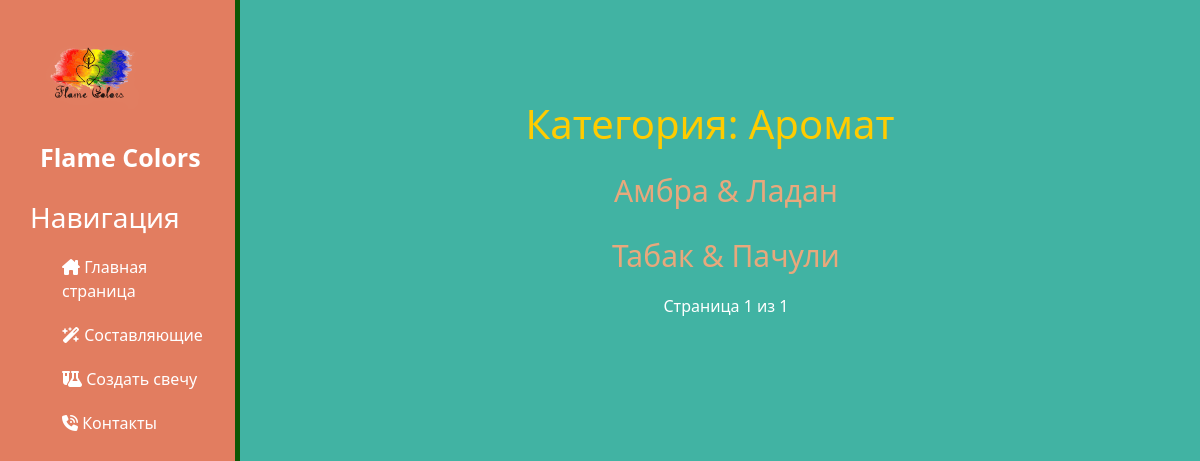
/aromat/?page=3, run on an earlier commit of the app's database.
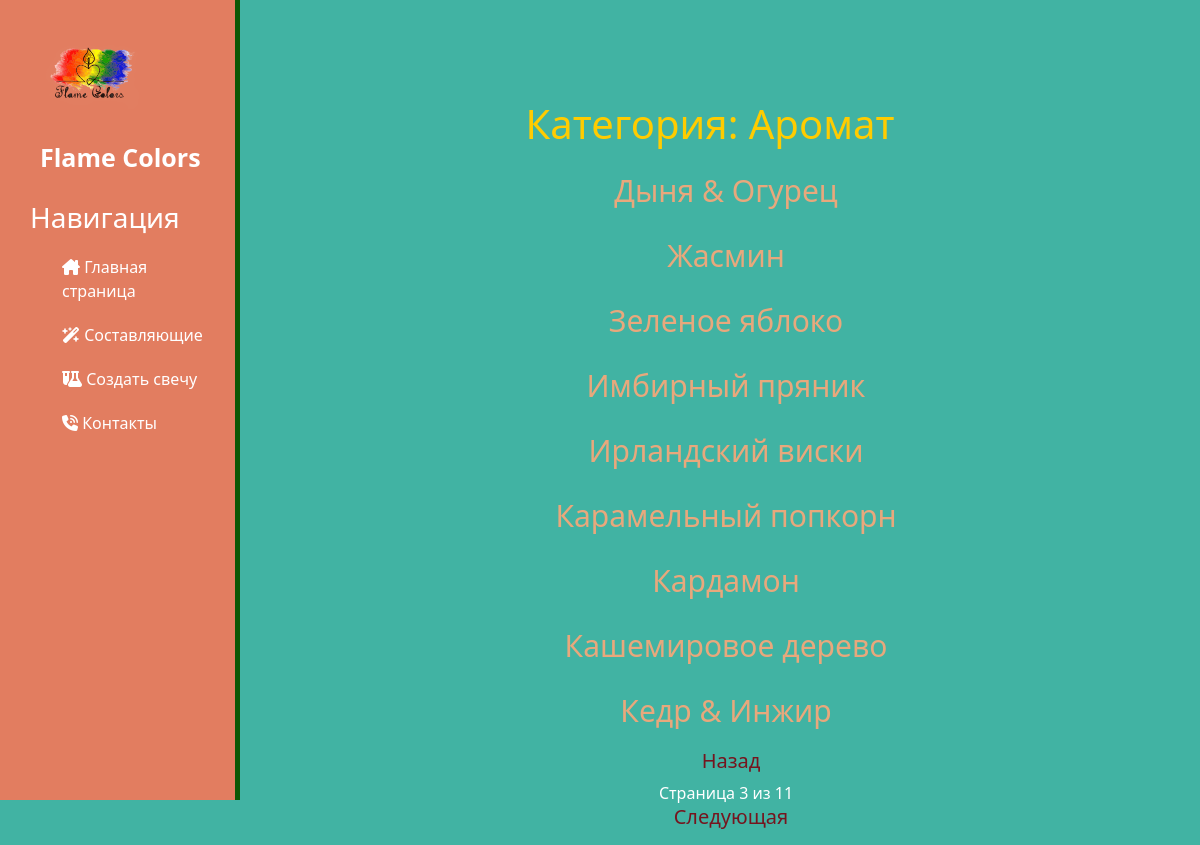
And on a later commit of the database.
### Svecha/models.py (models this page shows, shortened)
class Product(models.Model):
    ingredients = models.ForeignKey(Ingredients, related_name='ingredients', on_delete=models.CASCADE, verbose_name='Ингредиент')
    name = models.CharField(max_length=200, db_index=True, verbose_name='Наименование')
    slug = models.SlugField(max_length=200, db_index=True)
    image = models.ImageField(upload_to='products/%Y/%m/%d', blank=True, verbose_name='Фото')
    description = models.TextField(blank=True, verbose_name='Описание')
    primechanie = models.TextField(blank=True, verbose_name='Примечание')
    updated = models.DateTimeField(auto_now=True)
    class Meta:
        ordering = ('name',)
        index_together = (('id', 'slug'),)
        verbose_name = 'Составляющее'
        verbose_name_plural = 'Составляющие'

### Svecha/views.py (the view)
# urls.py: path('<slug:category_slug>/', views.Ingredient_list, name='Ingredient_list'),
def Ingredient_list(request, category_slug=None):
    category = None
    ingredients = Ingredients.objects.all()
    products = Product.objects.all()
    if category_slug:
        category = get_object_or_404(Ingredients, slug=category_slug)
        products = products.filter(ingredients=category)
    paginator = Paginator(products, 9)
    page = request.GET.get('page')
    try:
        page_obj = paginator.get_page(page)
    except PageNotAnInteger:
        page_obj = paginator.page(1)
    except EmptyPage:
        page_obj = paginator.page(paginator.num_pages)
    context = {"page_obj": page_obj, 'category': category, 'ingredients': ingredients, 'products': products, }
    return render(request, 'ingredients/Ingredient_list.html', context,)

### Svecha/models.py (called while the page is built)
    def __str__(self):
        return self.name

### Svecha/templates/ingredients/Ingredient_list.html (shortened to what this page needs)
{% extends "base_generic.html" %}
{% block content %}
<div class="features">
    <h2 >  Категория: {{ category}} </h2>
    <ul>
        {% for product in page_obj %}
        <a href="{% url 'Svecha:ingredients_detail' product.id product.slug  %}"><li>{{ product.name}} </li> </a>
        {% endfor %}
    </ul>
    <ul>
        {% if page_obj.has_previous %}
            <a href="?page={{ page_obj.previous_page_number }}"><h4 >Назад</h4></a>
        {% endif %}
            Страница {{ page_obj.number }} из {{ page_obj.paginator.num_pages }}
        {% if page_obj.has_next %}
            <a href="?page={{ page_obj.next_page_number }}"><h4 >Следующая</h4> </a>
        {% endif %}
    </ul>
</div>
{% endblock %}

What changed in the data, as far as the page shows it:
removed Product: name "Амбра & Ладан"
removed Product: name "Табак & Пачули"
added Product: name "Дыня & Огурец"
added Product: name "Жасмин"
added Product: name "Зеленое яблоко"
added Product: name "Имбирный пряник"
added Product: name "Ирландский виски"
added Product: name "Карамельный попкорн"
added Product: name "Кардамон"
added Product: name "Кашемировое дерево"
added Product: name "Кедр & Инжир"
Also different on the page:
{{ page_obj.number }}: "1" → "3"
{{ page_obj.paginator.num_pages }}: "1" → "11"
text now shown: "Назад Следующая"
